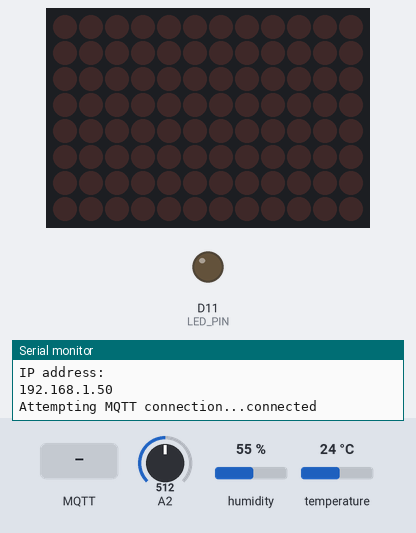
The sketch below on a simulated Arduino Uno R4 WiFi. Parts: 12×8 LED matrix, output pins drawn as LEDs (lit = HIGH), the last lines printed to the serial monitor. Inputs (shaded band) come from the test bench; at power-on: A2 = 512, humidity 55 %, temperature 24 °C. WiFi joins after 1.5 s; servers stay silent unless stated; no MQTT or app messages arrive unless stated.

Above: at 2.7 s.
2.8 s: MQTT message "ON" arrives on the first subscribed topic
At 3.4 s:
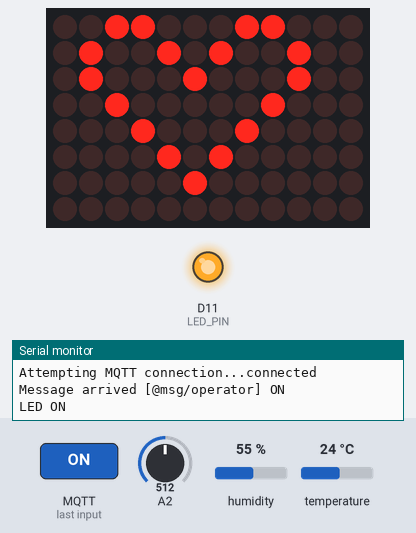
6.5 s: MQTT message "OFF" arrives on the first subscribed topic
At 7.4 s:
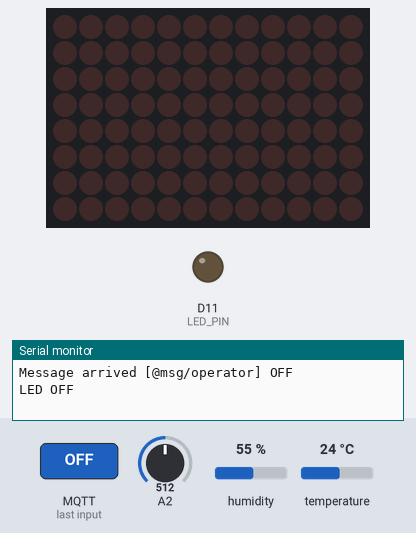
Timing chart, 0 to 9.5 s (numbered marks = the images above; inputs shaded):
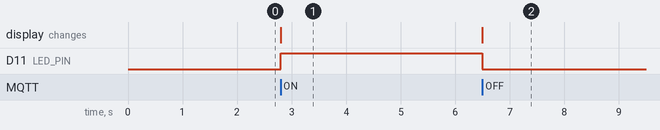

Measured:
- after the input at 2.8 s, D11 (LED_PIN): LOW → HIGH at once; the display: changes at once (image 1)
- after the input at 6.5 s, D11 (LED_PIN): HIGH → LOW at once; the display: changes at once (image 2)

The sketch:

Arduino_NETPIE_homework.ino
```cpp
#include <WiFi.h>
#include <PubSubClient.h>
#include "DHT.h"
#include "Arduino_LED_Matrix.h"
ArduinoLEDMatrix matrix;
#define LED_PIN 11 //ขาที่ต่อกับ LED
#define DHTPIN 2   //ขาที่ต่อเซนเซอร์ DHT11
#define DHTTYPE DHT11
DHT dht(DHTPIN, DHTTYPE);

const char* ssid = "Arthakorn"; //อย่าลืมแก้ไข SSID ของ WIFI ที่จะให้ NodeMCU ไปเชื่อมต่อ
const char* password = "123456789"; //อย่าลืมแก้ไข PASSWORD ของ WIFI
const char* mqtt_server = "broker.netpie.io"; //อย่าลืมแก้ไข BROKER
const int mqtt_port = 1883;
const char* mqtt_Client = "b7c1868d-be11-4508-8306-d29a7e3dd2dd";  //อย่าลืมแก้ไข ClientID
const char* mqtt_username = "o6CUmV5SVhdDaZBjAERQfvT2Z3eqk2a8";  //อย่าลืมแก้ไข Token
const char* mqtt_password = "6DVbr2FRr3wstgt1dcqpPdSnprThhMVX"; //อย่าลืมแก้ไข Secret
byte frame[8][12] = {

  { 0, 0, 1, 1, 0, 0, 0, 1, 1, 0, 0, 0 },

  { 0, 1, 0, 0, 1, 0, 1, 0, 0, 1, 0, 0 },

  { 0, 1, 0, 0, 0, 1, 0, 0, 0, 1, 0, 0 },

  { 0, 0, 1, 0, 0, 0, 0, 0, 1, 0, 0, 0 },

  { 0, 0, 0, 1, 0, 0, 0, 1, 0, 0, 0, 0 },

  { 0, 0, 0, 0, 1, 0, 1, 0, 0, 0, 0, 0 },

  { 0, 0, 0, 0, 0, 1, 0, 0, 0, 0, 0, 0 },

  { 0, 0, 0, 0, 0, 0, 0, 0, 0, 0, 0, 0 }

};

byte close[8][12] = {

  { 0, 0, 0, 0, 0, 0, 0, 0, 0, 0, 0, 0 },

  { 0, 0, 0, 0, 0, 0, 0, 0, 0, 0, 0, 0 },

  { 0, 0, 0, 0, 0, 0, 0, 0, 0, 0, 0, 0 },

  { 0, 0, 0, 0, 0, 0, 0, 0, 0, 0, 0, 0 },

  { 0, 0, 0, 0, 0, 0, 0, 0, 0, 0, 0, 0 },

  { 0, 0, 0, 0, 0, 0, 0, 0, 0, 0, 0, 0 },

  { 0, 0, 0, 0, 0, 0, 0, 0, 0, 0, 0, 0 },

  { 0, 0, 0, 0, 0, 0, 0, 0, 0, 0, 0, 0 }

};


WiFiClient espClient;
PubSubClient client(espClient);

long lastMsg = 0;
int value = 0;
char msg[100];
String DataString;

void reconnect() {
  while (!client.connected()) {
    Serial.print("Attempting MQTT connection...");
  if (client.connect(mqtt_Client, mqtt_username, mqtt_password)) { //เชื่อมต่อกับ MQTT BROKER
    Serial.println("connected");
    client.subscribe("@msg/operator");
  }
  else {
    Serial.print("failed, rc=");
    Serial.print(client.state());
    Serial.println("try again in 5 seconds");
    delay(5000);
    }
  }
}

void callback(char* topic, byte* payload, unsigned int length) {
  Serial.print("Message arrived [");
  Serial.print(topic);
  Serial.print("] ");
  String message;
  for (int i = 0; i < length; i++) {
    message = message + char(payload[i]);
  }
  Serial.println(message);
  if(String(topic) == "@msg/operator") {
    if (message == "ON"){
      digitalWrite(LED_PIN,HIGH);
      //client.publish("@shadow/data/update", "{\"data\" : {\"led\" : \"on\"}}");
      Serial.println("LED ON");
      matrix.renderBitmap(frame, 8, 12);
      }
    else if (message == "OFF") {
      digitalWrite(LED_PIN,LOW);
      //client.publish("@shadow/data/update", "{\"data\" : {\"led\" : \"off\"}}");
      Serial.println("LED OFF");
      matrix.renderBitmap(close, 8, 12);
      }
    }
}

void setup() {
  matrix.begin();
  Serial.begin(115200);
  pinMode(LED_PIN,OUTPUT);
  dht.begin();
  Serial.println();
  Serial.print("Connecting to ");
  Serial.println(ssid);
  WiFi.begin(ssid, password); //เชื่อมต่อกับ WIFI
  while (WiFi.status() != WL_CONNECTED) {
    delay(500);
    Serial.print(".");
  }
  Serial.println("");
  Serial.println("WiFi connected");
  Serial.println("IP address: ");
  Serial.println(WiFi.localIP()); //เชื่อมต่อกับ WIFI สำเร็จ แสดง IP
  client.setServer(mqtt_server, mqtt_port); //กำหนด MQTT BROKER, PORT ที่ใช้
  client.setCallback(callback); //ตั้งค่าฟังก์ชันที่จะทำงานเมื่อมีข้อมูลเข้ามาผ่านการ Subscribe
  client.subscribe("@msg/operator");
}

void loop() {
  if (!client.connected()) {
    reconnect();
  }
  client.loop();
  long now = millis();
  if (now - lastMsg > 5000) { //จับเวลาส่งข้อมูลทุก ๆ 5 วินาที
    lastMsg = now;
    ++value;
    float h = dht.readHumidity();
    float t = dht.readTemperature();
    float temp = analogRead(A2);
    float val = map(temp, 1023, 0, 0, 100);
    DataString = "{\"data\":{\"temperature\":"+(String)t+",\"humidity\":"+(String)h+",\"Percent Brightness\":"+(String)val+"}}";
    // Example of data : {"data":{"temperature":25 , "humidity": 60}}
    DataString.toCharArray(msg, 100);
    Serial.println("Hello NETPIE2020");
    Serial.print("Publish message: ");
    Serial.println(msg);
    client.publish("@shadow/data/update", msg); // อย่าลืมแก้ไข TOPIC ที่จะทำการ PUBLISH ไปยัง MQTT BROKER
  }
  delay(1);
}
```
